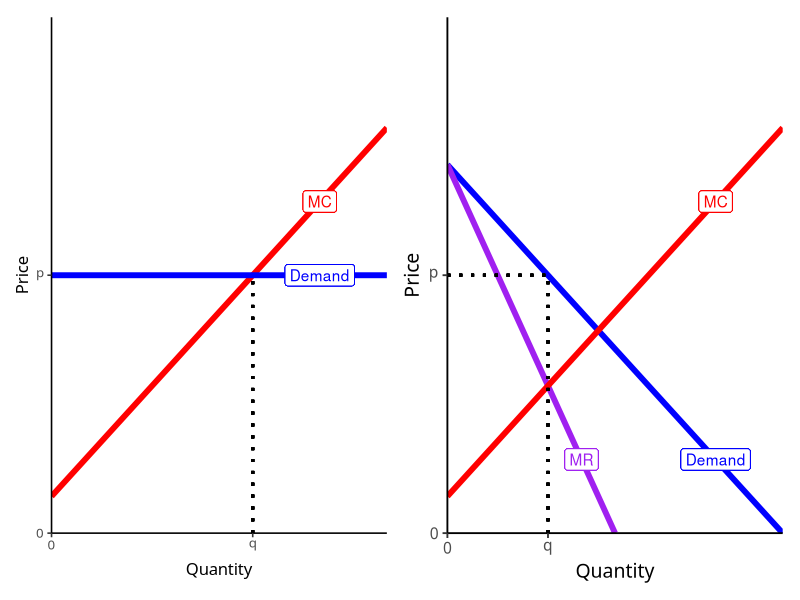
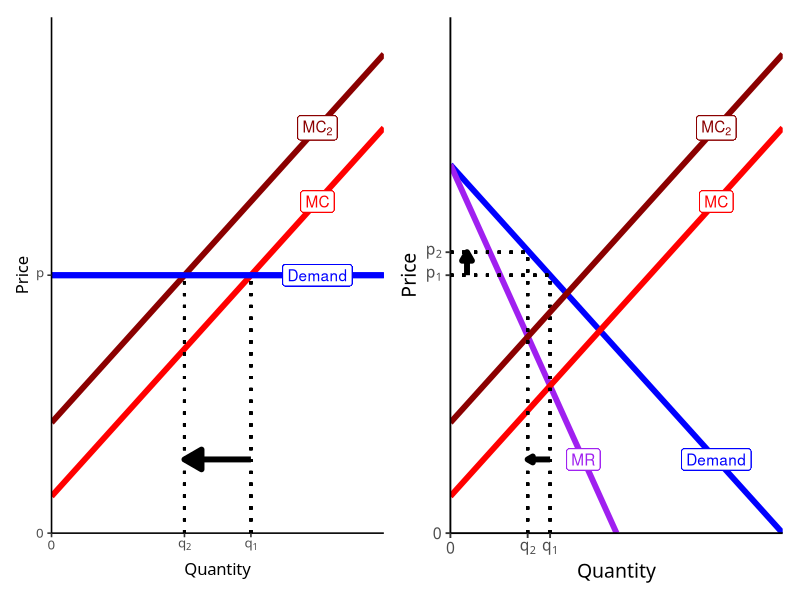
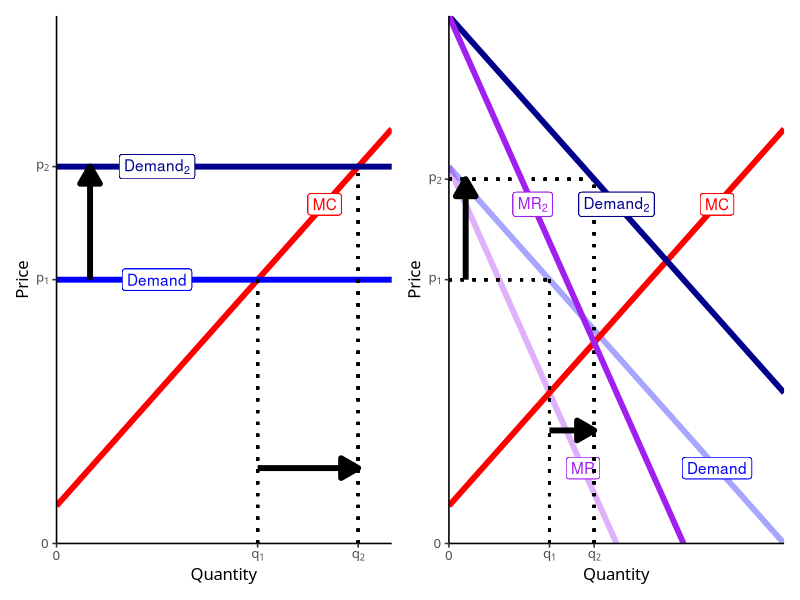
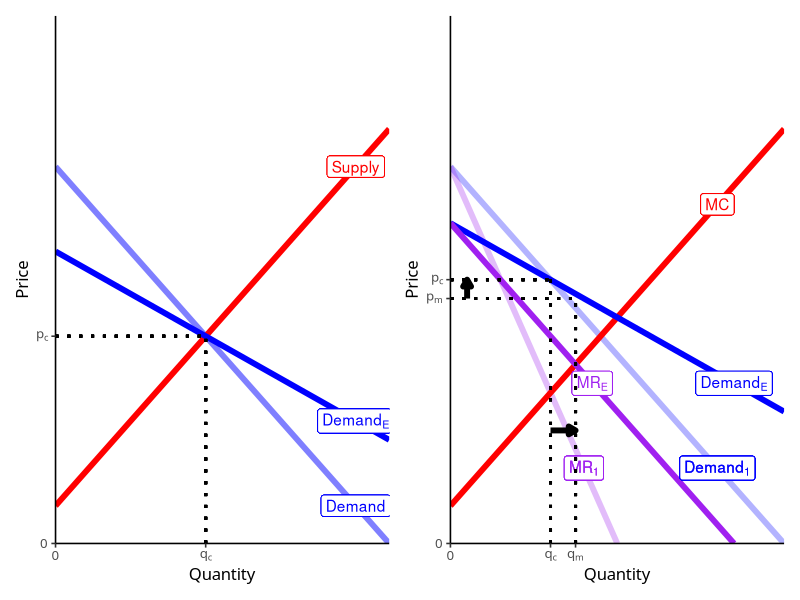

The R script that drew these images, in order:
## ---- chunk 1
knitr::opts_chunk$set(echo = FALSE,
                      message = FALSE,
                      warning = FALSE)
library(tidyverse)
## ---- chunk 2
demand_1=function(x){10-x}
mr_1=function(x){10-2*x}

demand_2=function(x){16-x}
mr_2=function(x){16-2*x}

mc_m=function(x){x+1}
mc_c=function(x){2*x+1}

pc<-ggplot(data=tibble(x=1:10), aes(x=x))+
  stat_function(fun=mc_m, geom="line", size=2, color="red")+
  geom_label(x=8,y=mc_m(8), color="red", label=expression(MC))+
  geom_hline(yintercept=7, size = 2, color = "blue")+
  geom_label(x=8,y=7, color="blue", label="Demand")+
  geom_segment(x=6,xend=6, y=0, yend=7, size=1, linetype="dotted")+
  scale_x_continuous(breaks = c(0,6),
                     labels = c(0,expression(q)),
                     limits = c(0,10),
                     expand=c(0,0))+
  scale_y_continuous(breaks = c(0,7),
                     labels = c(0,expression(p)),
                     limits = c(0,14),
                     expand=c(0,0))+
  theme_classic(base_family = "Fira Sans Condensed", base_size=12)+
  labs(x = "Quantity",
       y = "Price")

mp<-ggplot(data=tibble(x=1:10), aes(x=x))+
  stat_function(fun=demand_1, geom="line", size=2, color="blue")+
  stat_function(fun=mr_1, geom="line", size=2, color="purple")+
  stat_function(fun=mc_m, geom="line", size=2, color="red")+
  #stat_function(fun=mc_c, geom="line", size=2, color="red")+

  
  geom_label(x=8,y=demand_1(8), color="blue", label="Demand")+
  geom_label(x=4,y=mr_1(4), color="purple", label=expression(MR))+
  geom_label(x=8,y=mc_m(8), color="red", label=expression(MC))+
  #geom_label(x=4,y=mc_c(4), color="red", label=expression(MC[c]))+
  
  geom_segment(x=3,xend=3, y=0, yend=7, size=1, linetype="dotted")+
  geom_segment(x=0,xend=3, y=7, yend=7, size=1, linetype="dotted")+

  scale_x_continuous(breaks = c(0,3),
                     labels = c(0,expression(q)),
                     limits = c(0,10),
                     expand=c(0,0))+
  scale_y_continuous(breaks = c(0,7),
                     labels = c(0,expression(p)),
                     limits = c(0,14),
                     expand=c(0,0))+
  theme_classic(base_family = "Fira Sans Condensed", base_size=14)+
  labs(x = "Quantity",
       y = "Price")

library(patchwork)
pc | mp
## ---- chunk 3
mc_m2=function(x){x+1+2}
mc_c=function(x){2*x+1}

pc_c2<-pc+
  stat_function(fun=mc_m2, geom="line", size=2, color="darkred")+
  geom_label(x=8,y=mc_m2(8), color="darkred", label=expression(MC[2]))+
  geom_hline(yintercept=7, size = 2, color = "blue")+
  geom_label(x=8,y=7, color="blue", label="Demand")+
  geom_segment(x=4,xend=4, y=0, yend=7, size=1, linetype="dotted")+
  
  annotate("segment", x = 6, xend = 4, y = 2, yend = 2, colour = "black", size=2, alpha=1, arrow=arrow(length=unit(0.5,"cm"), ends="last", type="closed"))+

  scale_x_continuous(breaks = c(0,4,6),
                     labels = c(0,expression(q[2]),expression(q[1])),
                     limits = c(0,10),
                     expand=c(0,0))+
  scale_y_continuous(breaks = c(0,7),
                     labels = c(0,expression(p)),
                     limits = c(0,14),
                     expand=c(0,0))

mp_c2<-mp+
  stat_function(fun=mc_m2, geom="line", size=2, color="darkred")+
  geom_label(x=8,y=mc_m2(8), color="darkred", label=expression(MC[2]))+
  geom_segment(x=2.325, xend=2.325, y=0, yend=7.625, size=1, linetype="dotted")+
  geom_segment(x=0, xend=2.325, y=7.625, yend=7.625, size=1, linetype="dotted")+
  
  annotate("segment", x = 3, xend = 2.325, y = 2, yend = 2, colour = "black", size=2, alpha=1, arrow=arrow(length=unit(0.15,"cm"), ends="last", type="closed"))+
  annotate("segment", x = 0.5, xend = 0.5, y = 7, yend = 7.625, colour = "black", size=2, alpha=1, arrow=arrow(length=unit(0.25,"cm"), ends="last", type="closed"))+
  
  scale_x_continuous(breaks = c(0,2.325,3),
                     labels = c(0,expression(q[2]),expression(q[1])),
                     limits = c(0,10),
                     expand=c(0,0))+
  scale_y_continuous(breaks = c(0,7,7.625),
                     labels = c(0,expression(p[1]),expression(p[2])),
                     limits = c(0,14),
                     expand=c(0,0))
pc_c2 | mp_c2
## ---- chunk 4
demand_3=function(x){14-x}
mr_3=function(x){14-2*x}

pc_d2<-ggplot(data=tibble(x=1:10), aes(x=x))+
  stat_function(fun=mc_m, geom="line", size=2, color="red")+
  geom_label(x=8,y=mc_m(8), color="red", label=expression(MC))+
  geom_hline(yintercept=7, size = 2, color = "blue")+
  geom_label(x=3,y=7, color="blue", label="Demand")+
  geom_segment(x=6,xend=6, y=0, yend=7, size=1, linetype="dotted")+
  geom_hline(yintercept = 10, size = 2, color = "darkblue")+
  geom_label(x=3,y=10, color="darkblue", label=expression(Demand[2]))+
  geom_segment(x=9,xend=9, y=0, yend=10, size=1, linetype="dotted")+
  
  annotate("segment", x = 6, xend = 9, y = 2, yend = 2, colour = "black", size=2, alpha=1, arrow=arrow(length=unit(0.5,"cm"), ends="last", type="closed"))+
  annotate("segment", x = 1, xend = 1, y = 7, yend = 10, colour = "black", size=2, alpha=1, arrow=arrow(length=unit(0.5,"cm"), ends="last", type="closed"))+

    scale_x_continuous(breaks = c(0,6,9),
                     labels = c(0,expression(q[1]),expression(q[2])),
                     limits = c(0,10),
                     expand=c(0,0))+
  scale_y_continuous(breaks = c(0,7,10),
                     labels = c(0,expression(p[1]),expression(p[2])),
                     limits = c(0,14),
                     expand=c(0,0))+
  theme_classic(base_family = "Fira Sans Condensed", base_size=12)+
  labs(x = "Quantity",
       y = "Price")


mp_d2<-ggplot(data=tibble(x=1:10), aes(x=x))+
  stat_function(fun=demand_1, geom="line", size=2, color="blue", alpha = 0.35)+
  stat_function(fun=mr_1, geom="line", size=2, color="purple", alpha = 0.35)+
  stat_function(fun=mc_m, geom="line", size=2, color="red")+
  #stat_function(fun=mc_c, geom="line", size=2, color="red")+

  
  geom_label(x=8,y=demand_1(8), color="blue", label="Demand")+
  geom_label(x=4,y=mr_1(4), color="purple", label=expression(MR))+
  geom_label(x=8,y=mc_m(8), color="red", label=expression(MC))+
  #geom_label(x=4,y=mc_c(4), color="red", label=expression(MC[c]))+
  
  geom_segment(x=3,xend=3, y=0, yend=7, size=1, linetype="dotted")+
  geom_segment(x=0,xend=3, y=7, yend=7, size=1, linetype="dotted")+

  geom_segment(x=4.333,xend=4.333, y=0, yend=demand_3(4.333), size=1, linetype="dotted")+
  geom_segment(x=0,xend=4.333, y=demand_3(4.333), yend=demand_3(4.333), size=1, linetype="dotted")+

  stat_function(fun=demand_3, geom="line", size=2, color="darkblue")+
  geom_label(x=5,y=demand_3(5), color="darkblue", label=expression(Demand[2]))+
  stat_function(fun=mr_3, geom="line", size=2, color="purple")+
  geom_label(x=2.5,y=mr_3(2.5), color="purple", label=expression(MR[2]))+

  annotate("segment", x = 3, xend = 4.333, y = 3, yend = 3, colour = "black", size=2, alpha=1, arrow=arrow(length=unit(0.5,"cm"), ends="last", type="closed"))+
  annotate("segment", x = 0.5, xend = 0.5, y = 7, yend = demand_3(4.333), colour = "black", size=2, alpha=1, arrow=arrow(length=unit(0.5,"cm"), ends="last", type="closed"))+

  scale_x_continuous(breaks = c(0,3,4.333),
                     labels = c(0,expression(q[1]),expression(q[2])),
                     limits = c(0,10),
                     expand=c(0,0))+
  scale_y_continuous(breaks = c(0,7,demand_3(4.333)),
                     labels = c(0,expression(p[1]),expression(p[2])),
                     limits = c(0,14),
                     expand=c(0,0))+
  theme_classic(base_family = "Fira Sans Condensed", base_size=12)+
  labs(x = "Quantity",
       y = "Price")
pc_d2 | mp_d2
## ---- chunk 5
demand_cr=function(x){7.75-0.5*x}

pc_e<-ggplot(data=tibble(x=1:10), aes(x=x))+
  stat_function(fun=demand_1, geom="line", size=2, color="blue", alpha =0.5)+
    geom_label(x=9,y=demand_1(9), color="blue", label="Demand")+
    stat_function(fun=mc_m, geom="line", size=2, color="red")+
    geom_label(x=9,y=mc_m(9), color="red", label="Supply")+
    stat_function(fun=demand_cr, geom="line", size=2, color="blue")+
    geom_label(x=9,y=demand_cr(9), color="blue", label=expression(Demand[E]))+

  geom_segment(x=4.5,xend=4.5, y=0, yend=5.5, size=1, linetype="dotted")+
  geom_segment(x=0,xend=4.5, y=5.5, yend=5.5, size=1, linetype="dotted")+
  scale_x_continuous(breaks = c(0,4.5),
                     labels = c(0,expression(q[c])),
                     limits = c(0,10),
                     expand=c(0,0))+
  scale_y_continuous(breaks = c(0,5.5),
                     labels = c(0,expression(p[c])),
                     limits = c(0,14),
                     expand=c(0,0))+
  theme_classic(base_family = "Fira Sans Condensed", base_size=12)+
  labs(x = "Quantity",
       y = "Price")

demand_r=function(x){8.5-0.5*x}
mr_r=function(x){8.5-1*x}

mp_e<-ggplot(data=tibble(x=1:10), aes(x=x))+
  stat_function(fun=demand_1, geom="line", size=2, color="blue",alpha=0.3)+
  stat_function(fun=mr_1, geom="line", size=2, color="purple",alpha=0.3)+
  stat_function(fun=mc_m, geom="line", size=2, color="red")+

  stat_function(fun=demand_r, geom="line", size=2, color="blue")+
  stat_function(fun=mr_r, geom="line", size=2, color="purple")+

  
  geom_label(x=8,y=demand_1(8), color="blue", label=expression(Demand[1]), alpha=0.3)+
  geom_label(x=4,y=mr_1(4), color="purple", label=expression(MR[1]), alpha=0.3)+
  geom_label(x=8,y=mc_m(8), color="red", label=expression(MC))+

  geom_label(x=8.5,y=demand_r(8.5), color="blue", label=expression(Demand[E]))+
  geom_label(x=4.25,y=mr_r(4.25), color="purple", label=expression(MR[E]))+

  
  geom_segment(x=3,xend=3, y=0, yend=7, size=1, linetype="dotted")+
  geom_segment(x=0,xend=3, y=7, yend=7, size=1, linetype="dotted")+

  geom_segment(x=3.75,xend=3.75, y=0, yend=6.5, size=1, linetype="dotted")+
  geom_segment(x=0,xend=3.75, y=6.5, yend=6.5, size=1, linetype="dotted")+

  annotate("segment", x = 3, xend = 3.75, y = 3, yend = 3, colour = "black", size=2, alpha=1, arrow=arrow(length=unit(0.2,"cm"), ends="last", type="closed"))+
  annotate("segment", x = 0.5, xend = 0.5, y = 6.5, yend = 7, colour = "black", size=2, alpha=1, arrow=arrow(length=unit(0.2,"cm"), ends="last", type="closed"))+

  scale_x_continuous(breaks = c(0,3,3.75),
                     labels = c(0,expression(q[c]), expression(q[m])),
                     limits = c(0,10),
                     expand=c(0,0))+
  scale_y_continuous(breaks = c(0,6.5,7),
                     labels = c(0,expression(p[m]), expression(p[c])),
                     limits = c(0,14),
                     expand=c(0,0))+
  theme_classic(base_family = "Fira Sans Condensed", base_size=12)+
  labs(x = "Quantity",
       y = "Price")

pc_e | mp_e
